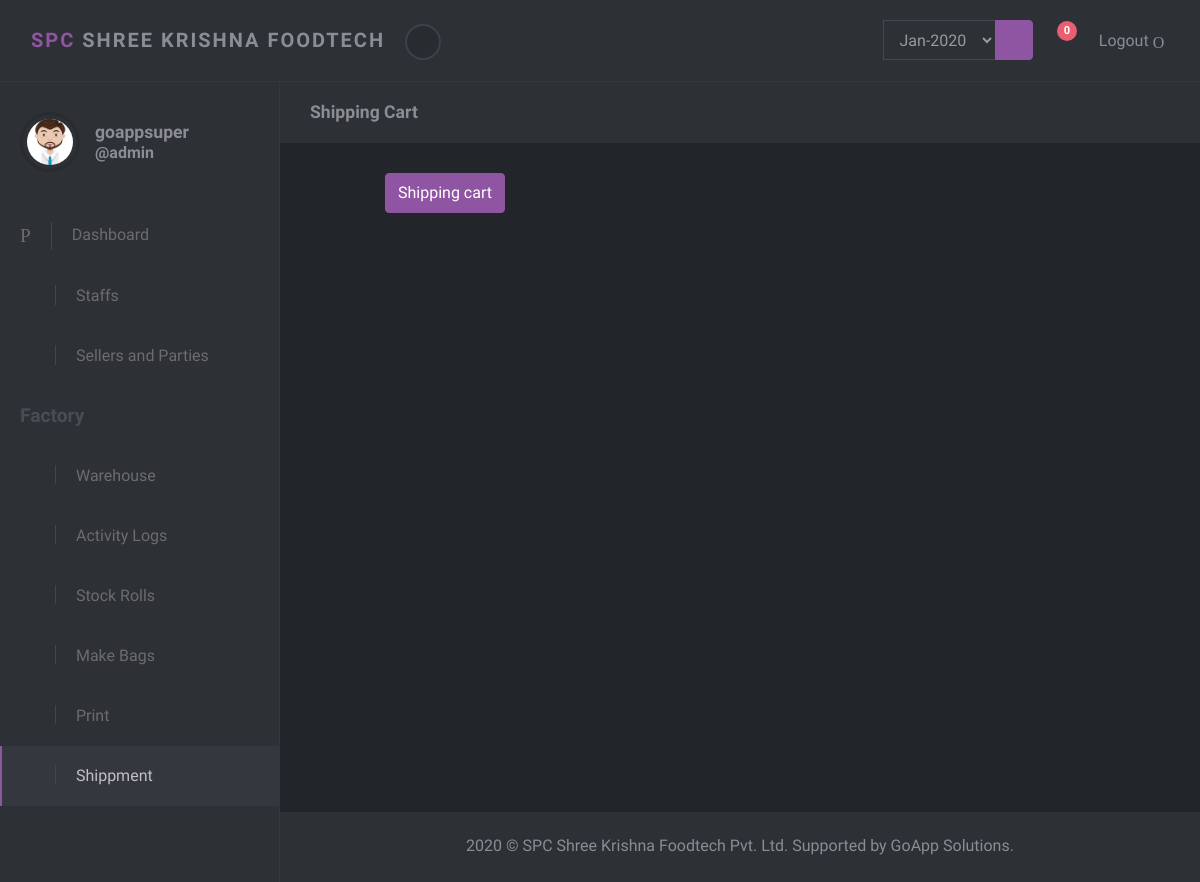
Page /factory/ship/ (signed in) on the earlier database version.
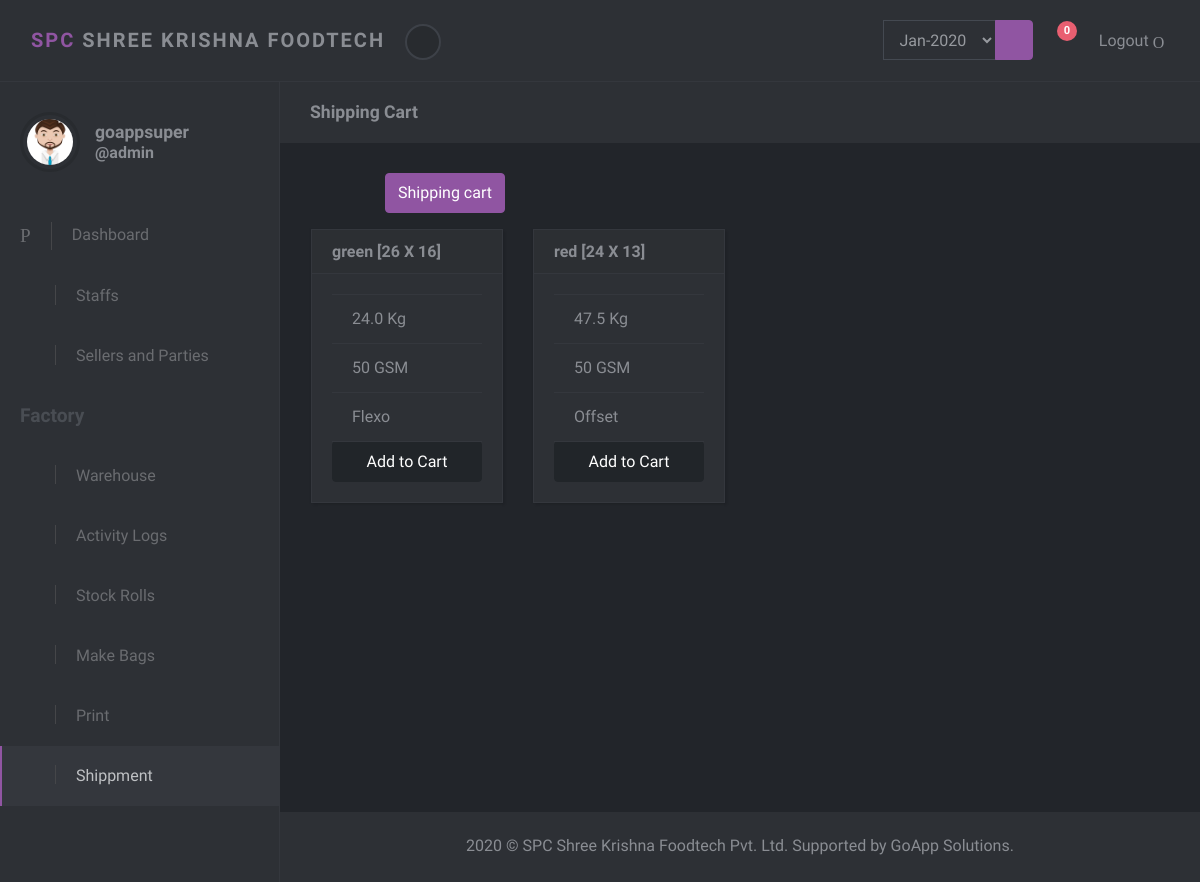
Same page on the later database version.
### factory/models.py (models this page shows, shortened)
class Bag(models.Model):
    class BagType(models.TextChoices):
        D_TYPE = 'd-cut', _('d-cut')
        U_TYPE = 'u-cut', _('u-cut')
        HANDLE = 'handle', _('handle')
    class Status(models.TextChoices):
        STOCKED = 'stocked', _('stocked')
        CART = 'in cart', _('In Cart')
        SHIPPED = 'shipped', _('Shipped')
    class PrintType(models.TextChoices):
        NORMAL = 'Normal', _('Normal')
        OFFSET = 'Offset', _('Offset')
    roll = models.ForeignKey(Roll, on_delete=models.CASCADE, null=True)
    bag_type = models.CharField(max_length=10, choices=BagType.choices, default=BagType.D_TYPE)
    status = models.CharField(max_length=10, choices=Status.choices, default=Status.STOCKED)
    print_type = models.CharField(max_length=10, choices=PrintType.choices, default=PrintType.NORMAL)
    weight = models.FloatField(null=True)
    height = models.FloatField(null=True)
    width = models.FloatField(null=True)
    create_timestamp = models.DateTimeField(auto_now_add=True)
    updated_timestamp = models.DateTimeField(auto_now=True)

class Roll(models.Model):
    class PrintType(models.TextChoices):
        NORMAL = 'Normal', _('Normal')
        FLEXO = 'Flexo', _('Flexo')
    seller = models.ForeignKey(Seller, on_delete=models.SET_NULL, null=True, blank=True)
    gsm = models.IntegerField()
    color = models.CharField(max_length=50)
    print_type = models.CharField(max_length=10, choices=PrintType.choices, default=PrintType.NORMAL)
    width = models.FloatField()
    weight = models.FloatField()
    length = models.FloatField(null=True)
    unit = models.IntegerField(null=True)
    stock_timestamp = models.DateTimeField(auto_now_add=True)
    updated_timestamp = models.DateTimeField(auto_now=True)

### factory/views.py (the view, shortened to what this page needs)
# urls.py: path('ship/', ship, name='ship_bag'),
@login_required
def ship(request):
    form = ShipCartForm(request.POST or None)
    user = User.objects.get(username=request.user.username)
    avatar = Avatar.objects.get(user=user)
    user_cart = ShipCart.objects.filter(cart_owner=user)
    cart_count = ShipCart.objects.filter(cart_owner=user).count()
    template_name = 'ship.html'
    month_choice = get_report_dates()
    bags = Bag.objects.filter(weight__gt=0, status='stocked')
    context = {
        'title': 'Factory | Catalogue',
        'section_title': 'Shipping Cart',
        'avatar_path': 'img/profile_pics/'+ avatar.name + '.png',
        'month_choice': month_choice,
        'form': form,
        'user_cart': user_cart,
        'cart_count': cart_count,
        'bags': bags
    }
    return render(request, template_name, context=context)

### factory/forms.py (shortened to what this page needs)
class ShipCartForm(ModelForm):
    class Meta:
        model = ShipCart
        exclude = ('bag', 'cart_owner', 'create_timestamp')
    def __init__(self, *args, **kwargs):
        self.bag = kwargs.pop('bag', None)
        super(ShipCartForm, self).__init__(*args, **kwargs)
        self.fields['weight'].widget.attrs\
            .update({
                'class': 'form-control',
                'placeholder': 'Shipment weight'
            })
        self.fields['bndl'].widget.attrs\
            .update({
                'class': 'form-control',
                'placeholder': 'number of BOSTA'
            })
        self.fields['remarks'].widget.attrs\
            .update({
                'class': 'form-control',
                'placeholder': 'Remarks'
            })
        self.fields['pricing'].widget.attrs\
            .update({
                'class': 'form-control'
            })

### core/reports.py (called while the page is built)
def get_report_dates():
    all_trxns = InventoryTransactions.objects.all()
    month_choice = []
    for trxn in all_trxns:
        ts = trxn.trxn_timestamp
        ts = ts.replace(day=1, hour=0, minute=0, second=0, microsecond=0)
        month_choice.append(ts.strftime('%b-%Y'))
    month_choice = list(set(month_choice))
    return month_choice

### factory/models.py (called while the page is built)
def default_user():
    return User.objects.get(pk=1)

### templates/ship.html (shortened to what this page needs)
{% extends "layout.html" %}
{% block content %}
    <section class="no-padding-top">
        <div class="container-fluid">
            <div class="row">
                <div class="col-lg-1"></div>
                <div class="col-lg-10">
                    <p>
                        <button class="btn btn-primary" type="button" data-toggle="collapse" data-target="#collapseExample" aria-expanded="false" aria-controls="collapseExample">
                            Shipping cart
                        </button>
                    </p>
                </div>
                <div class="col-lg-1"></div>
            </div>
            <div class="row">
                {% for bag in bags %}
                    <div class="col-3">
                        <div class="card">
                            <h6 class="card-header">{{bag.roll.color}} [{{bag.height|floatformat:0}} X {{bag.width|floatformat:0}}]</h6>
                            <div class="card-body">
                                    <li class="list-group-item">{{bag.weight}} Kg</li>
                                    <li class="list-group-item">{{bag.roll.gsm}} GSM</li>
                                    <li class="list-group-item">
                                        {% if bag.print_type == 'Normal' %}
                                            {{bag.roll.print_type}}
                                        {% else %}
                                            {{bag.print_type}}
                                        {% endif %}
                                    </li>
                                <button type="button" data-toggle="modal" data-target="#add_Ship_modal_{{ bag.id }}" class="btn btn-dark btn-block">Add to Cart</button>
                            </div>
                        </div>
                    </div>
                {%endfor%}
            </div>
        </div>
    </section>
{% endblock %}

### templates/layout.html (shortened to what this page needs)
<!DOCTYPE html>
{% load static %}
<html>
  <head>
    <link rel="stylesheet" href="{% static 'vendor/bootstrap/css/bootstrap.min.css' %}">
    <link rel="stylesheet" href="{% static 'vendor/font-awesome/css/font-awesome.min.css' %}">
    <link rel="stylesheet" href="{% static 'css/font.css' %}">
    <link rel="stylesheet" href="{% static 'css/style.violet.css' %}" id="theme-stylesheet">
    <link rel="stylesheet" href="{% static 'css/custom.css' %}">
  </head>
  <body>
    <header class="header">
      <nav class="navbar navbar-expand-lg">
        <div class="container-fluid d-flex align-items-center justify-content-between">
          <div class="navbar-header">
            <a href="#" class="navbar-brand">
              <div class="brand-text brand-big visible text-uppercase"><strong class="text-primary">SPC</strong><strong>&nbsp;Shree Krishna Foodtech</strong></div>
              <div class="brand-text brand-sm"><strong class="text-primary">SPC</strong><strong>SKF</strong></div></a>
            <button class="sidebar-toggle"><i class="fa fa-long-arrow-left"></i></button>
          </div>
          <div class="right-menu list-inline no-margin-bottom">
            <div class="list-inline-item">
              <form class="form-inline" method="POST" action="{% url 'report' %}">
                <div class="form-group">
                  <div class="input-group">
                    <select class="form-control" name="report-period">
                      {% for month in month_choice %}
                        <option value="{{month}}">{{month}}</option>
                      {% endfor %}
                    </select>
                    <div class="input-group-append">
                      <button type="submit" class="btn btn-primary"><i class="fa fa-cloud-download" aria-hidden="true"></i></button>
                    </div>
                  </div>
                </div>
              </form>
              </div>
              <div class="list-inline-item dropdown">
                <a id="navbarDropdownMenuLink1" href="#" data-toggle="dropdown" aria-haspopup="true" aria-expanded="false" class="nav-link messages-toggle">
                  <i class="fa fa-truck" aria-hidden="true"></i>
                    {% if cart_count == 0%}
                      <span class="badge dashbg-3">
                    {%else%}
                      <span class="badge dashbg-1">
                    {%endif%}
                      {{cart_count}}
                    </span>
                </a>
              </div>
            <div class="list-inline-item logout"><a id="logout" href="{% url 'logout' %}" class="nav-link"> <span class="d-none d-sm-inline">Logout </span><i class="icon-logout"></i></a></div>
        </div>
      </nav>
    </header>
    <div class="d-flex align-items-stretch">
      <nav id="sidebar">
        <div class="sidebar-header d-flex align-items-center">
          <div class="avatar"><a href="{% url 'my_profile' %}"><img src="{% static avatar_path %}" alt="..." class="img-fluid rounded-circle"></a></div>
          <div class="title">
            <h1 class="h5">
              {{ user.username }}
            </h1>
            <h1 class="h6">
              @{% if user.is_staff %}admin{% else %}staff{% endif %}
            </h1>
          </div>
        </div>
        <ul class="list-unstyled">
          <li {% if 'Dashboard' in title %}  class="active" {% endif %}><a href="{% url 'dashboard' %}"> <i class="icon-home"></i>Dashboard</a></li>
          {% if user.is_staff %}
          <li {% if 'Staffs' in title %} class="active" {% endif %}><a href="{% url 'staffs' %}"> <i class="fa fa-users"></i>Staffs</a></li>
          {% endif %}
          <li
            {% if 'Sellers' in title %} class="active" {% endif %} {% if 'Parties' in title %} class="active" {% endif %}><a href="#sp" aria-expanded="false" data-toggle="collapse"> <i class="fa fa-users"></i>Sellers and Parties </a>
          </li>
        </ul>
        <span class="heading">Factory</span>
        <ul class="list-unstyled">
          <li {% if 'Warehouse' in title %} class="active" {% endif %}> <a href="{% url 'roll_activites' %}"> <i class="fa fa-industry"></i>Warehouse</a></li>
          <li {% if 'Activity' in title %} class="active" {% endif %}> <a href="{% url 'inward_log' %}"> <i class="fa fa-bars"></i>Activity Logs</a></li>
          <li {% if 'Stock' in title %} class="active" {% endif %}> <a href="{% url 'roll_stock' %}"> <i class="fa fa-cubes"></i>Stock Rolls</a></li>
          <li {% if 'Make' in title %} class="active" {% endif %}> <a href="{% url 'make_bag' %}"> <i class="fa fa-random"></i>Make Bags</a></li>
          <li {% if 'Print' in title %} class="active" {% endif %}><a href="#printing" aria-expanded="false" data-toggle="collapse"> <i class="fa fa-code-fork" aria-hidden="true"></i>Print </a>
          </li>
          <li
          {% if 'Catalogue' in title %} class="active" {% endif %} {% if 'Package' in title %} class="active" {% endif %}><a href="#shippments" aria-expanded="false" data-toggle="collapse"> <i class="fa fa-truck"></i>Shippment </a>
          </li>
        </ul>
      </nav>
      <div class="page-content">
        <div class="page-header">
          <div class="container-fluid">
            <h2 class="h5 no-margin-bottom">{{section_title}}</h2>
          </div>
        </div>
        {% block content %}{% endblock %}
        <footer class="footer">
          <div class="footer__block block no-margin-bottom">
            <div class="container-fluid text-center">
              <p class="no-margin-bottom">2020 &copy; SPC Shree Krishna Foodtech Pvt. Ltd. Supported by GoApp Solutions.</p>
            </div>
          </div>
        </footer>
      </div>
    </div>
  </body>
</html>

Differences in the rows shown:
added Bag: roll.color "green", height "26", width "16", weight "24.0", roll.gsm "50", roll.print_type "Flexo"
added Bag: roll.color "red", height "24", width "13", weight "47.5", roll.gsm "50", print_type "Offset"
